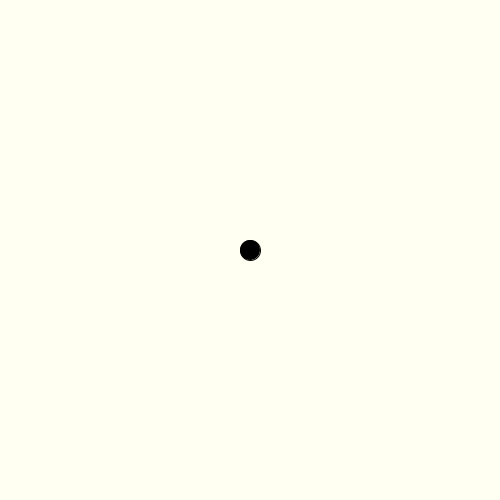
Frame 1 (no input)
Frame 60 (the mouse pressed at the canvas centre just before this capture): identical to frame 1, image omitted
Frame 120 (the mouse held since frame 60 and released just before this capture): identical to frame 1, image omitted

The Processing sketch that drew this single still picture (run headless with seeded random() and noise(); from frame 60 on, the mouse is pressed at the canvas centre):

// Processing sketch: week12_5_1_black_hole_move
// ── week12_5_1_black_hole_move.pde
//有個大黑洞,可以吸進很多物質,然後越來越大
//Q:如何用 keyboard 來移動黑洞

void setup(){
  size(500,500);
}
void draw(){
  background(#FFFFF2);
  fill(0);
  ellipse(holeX,holeY, holeW, holeH);
}
int holeX=250, holeY=250, holeW=20, holeH=20;
void keyPressed(){
  if(keyCode==LEFT) holeX--;
  if(keyCode==RIGHT) holeX++;
  if(keyCode==UP) holeY--;
  if(keyCode==DOWN) holeY++;
}
